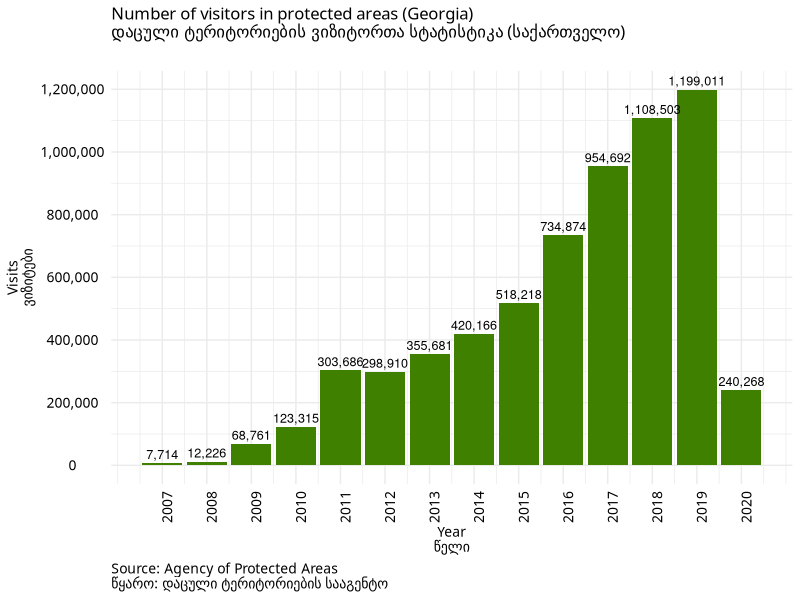

Generate this figure with R: (Note: this script raises an error after producing the figure.)
rm(list=ls())    # clear the workspace

#=== Temur Gugushvii === 
# Author https://temurgugushvili.ge/
# Data source https://apa.gov.ge/ge/statistika/vizitorta-statistika

#libraries

library(ggplot2)
library(tidyverse)

# import data

tg_pa_visitors <- readr::read_csv("data/pa_visitors.csv",
                                   col_types = cols(year = "n",
                                                    visits = "n",
                                                    pa = "c"))

#Prepare data for visualization (filter data)

tg_pa_visitors <- tg_pa_visitors %>% 
                  dplyr::filter(pa == "pa_total")


#Build the visualization 

tg_pa_visitors_diagram <- ggplot2::ggplot(tg_pa_visitors, aes(year, visits)) +
                          geom_col(fill = "#408000") +
                          geom_text(label = scales::comma(tg_pa_visitors$visits), size = 3.2, vjust = -0.4, nudge_y = 0.5)+
                          theme_minimal(base_family="Sylfaen")+
                          theme(axis.title.x = element_text(colour="black", size=10, hjust=0.5),
                                axis.title.y = element_text(colour="black", size=10, hjust=0.5),
                                axis.text.x=element_text(angle = 90, hjust=0.5, size=10, colour="black"),
                                axis.text.y=element_text(angle = 0, hjust=0.5, size=10, colour="black"),
                                plot.caption = element_text(size=10, colour="black", hjust=0),
                                plot.title=element_text(colour="black", size=12))+
                          labs(title = "Number of visitors in protected areas (Georgia)\nდაცული ტერიტორიების ვიზიტორთა სტატისტიკა (საქართველო)",
                               subtitle ="",
                               caption = "Source: Agency of Protected Areas \nწყარო: დაცული ტერიტორიების სააგენტო",
                               x = "Year\nწელი",
                               y = "Visits\nვიზიტები")+
                          scale_y_continuous(breaks=seq(0, 120000000, 200000), labels = scales::comma)+
                          scale_x_continuous(breaks=seq(2007, 2020, 1))

#Save the ggplot
ggsave("visualization/tg_pa_visitors_diagram.png", 
       plot = tg_pa_visitors_diagram,
       width = 10,
       height = 6) 
                 
